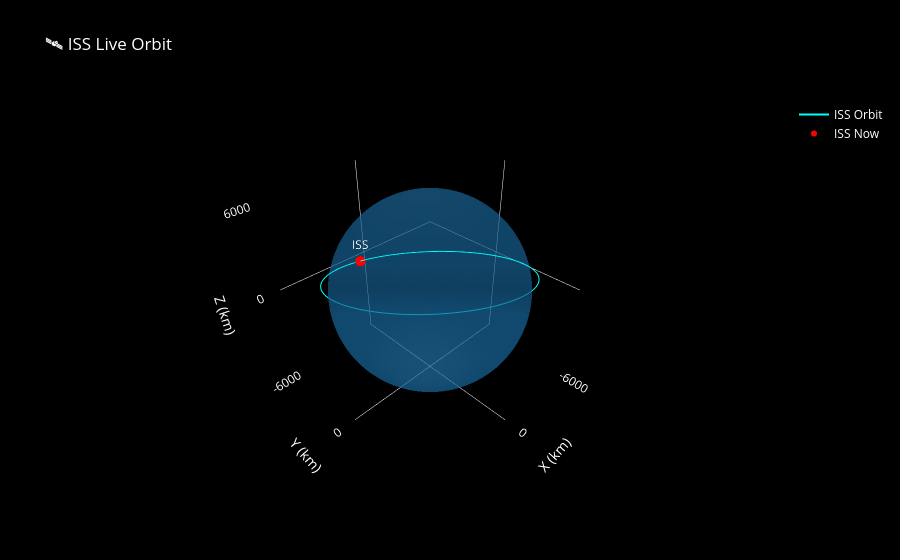

The notebook cell this image was saved under:
### Code cell
# Earth sphere
R_earth = 6371
u_s = np.linspace(0, 2 * np.pi, 80)
v_s = np.linspace(0, np.pi, 80)
x_e = R_earth * np.outer(np.cos(u_s), np.sin(v_s))
y_e = R_earth * np.outer(np.sin(u_s), np.sin(v_s))
z_e = R_earth * np.outer(np.ones(80), np.cos(v_s))

earth = go.Surface(
    x=x_e, y=y_e, z=z_e,
    colorscale=[[0, '#1a6fa8'], [1, '#1a6fa8']],
    showscale=False,
    opacity=0.45,
    name='Earth'
)

orbit_line = go.Scatter3d(
    x=positions[:, 0],
    y=positions[:, 1],
    z=positions[:, 2],
    mode='lines',
    line=dict(color='cyan', width=2),
    name='ISS Orbit'
)

iss_dot = go.Scatter3d(
    x=[iss_pos[0]],
    y=[iss_pos[1]],
    z=[iss_pos[2]],
    mode='markers+text',
    marker=dict(size=6, color='red'),
    text=['ISS'],
    textfont=dict(color='white', size=12),
    name='ISS Now'
)

fig = go.Figure(data=[earth, orbit_line, iss_dot])
fig.update_layout(
    title='🛰️ ISS Live Orbit',
    scene=dict(
    xaxis=dict(
        title='X (km)', color='white',
        showgrid=False, zeroline=True,
        showbackground=False,
        tickvals=[-6000, 0], ticktext=['-6000', '0']
    ),
    yaxis=dict(
        title='Y (km)', color='white',
        showgrid=False, zeroline=True,
        showbackground=False,
        tickvals=[-6000, 0, 6000], ticktext=['-6000', '0', '6000']
    ),
    zaxis=dict(
        title='Z (km)', color='white',
        showgrid=False, zeroline=True,
        showbackground=False,
        tickvals=[0, 6000], ticktext=['0', '6000']
    ),
    bgcolor='black',
    aspectmode='data'
),
    paper_bgcolor='black',
    font=dict(color='white'),
    legend=dict(bgcolor='black')
)

fig.show()

### Figure 1 — Plotly figure (JSON) as saved in the notebook; plotly's stock layout.template omitted (floating-point values rounded to 4 significant figures; data arrays with more than 128 entries replaced by an {"elided": "..."} marker saying what was removed)
{"data": [{"colorscale": [[0, "#1a6fa8"], [1, "#1a6fa8"]], "name": "Earth", "opacity": 0.45, "showscale": false, "type": "surface", "x": {"elided": "80x80 float values"}, "y": {"elided": "80x80 float values"}, "z": {"elided": "80x80 float values"}}, {"line": {"color": "cyan", "width": 2}, "mode": "lines", "name": "ISS Orbit", "type": "scatter3d", "x": {"elided": "500 float values"}, "y": {"elided": "500 float values"}, "z": {"elided": "500 float values"}}, {"marker": {"color": "red", "size": 6}, "mode": "markers+text", "name": "ISS Now", "text": ["ISS"], "textfont": {"color": "white", "size": 12}, "type": "scatter3d", "x": [5154.0], "y": [53.55], "z": [4437.0]}], "layout": {"font": {"color": "white"}, "legend": {"bgcolor": "black"}, "paper_bgcolor": "black", "scene": {"aspectmode": "data", "bgcolor": "black", "xaxis": {"color": "white", "showbackground": false, "showgrid": false, "ticktext": ["-6000", "0"], "tickvals": [-6000, 0], "title": {"text": "X (km)"}, "zeroline": true}, "yaxis": {"color": "white", "showbackground": false, "showgrid": false, "ticktext": ["-6000", "0", "6000"], "tickvals": [-6000, 0, 6000], "title": {"text": "Y (km)"}, "zeroline": true}, "zaxis": {"color": "white", "showbackground": false, "showgrid": false, "ticktext": ["0", "6000"], "tickvals": [0, 6000], "title": {"text": "Z (km)"}, "zeroline": true}}, "title": {"text": "🛰️ ISS Live Orbit"}}}
